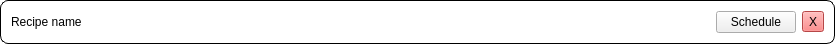
<?xml version="1.0" encoding="UTF-8"?>
<ui version="4.0">
 <class>InventoryEntry</class>
 <widget class="QWidget" name="InventoryEntry">
  <property name="geometry">
   <rect>
    <x>0</x>
    <y>0</y>
    <width>835</width>
    <height>40</height>
   </rect>
  </property>
  <property name="windowTitle">
   <string>Form</string>
  </property>
  <property name="styleSheet">
   <string notr="true">#InventoryEntry {
	border: 1px solid;
	border-radius: 8px;
	background-color: #ffffff;
}</string>
  </property>
  <layout class="QHBoxLayout" name="horizontalLayout">
   <item>
    <widget class="QLabel" name="recipeName">
     <property name="text">
      <string>Recipe name</string>
     </property>
    </widget>
   </item>
   <item>
    <spacer name="horizontalSpacer_2">
     <property name="orientation">
      <enum>Qt::Horizontal</enum>
     </property>
     <property name="sizeType">
      <enum>QSizePolicy::MinimumExpanding</enum>
     </property>
     <property name="sizeHint" stdset="0">
      <size>
       <width>40</width>
       <height>20</height>
      </size>
     </property>
    </spacer>
   </item>
   <item>
    <widget class="QPushButton" name="scheduleBtn">
     <property name="text">
      <string>Schedule</string>
     </property>
    </widget>
   </item>
   <item>
    <widget class="QToolButton" name="removeBtn">
     <property name="styleSheet">
      <string notr="true">background-color: rgb(255, 100, 100);</string>
     </property>
     <property name="text">
      <string>X</string>
     </property>
    </widget>
   </item>
  </layout>
 </widget>
 <resources/>
 <connections/>
</ui>
